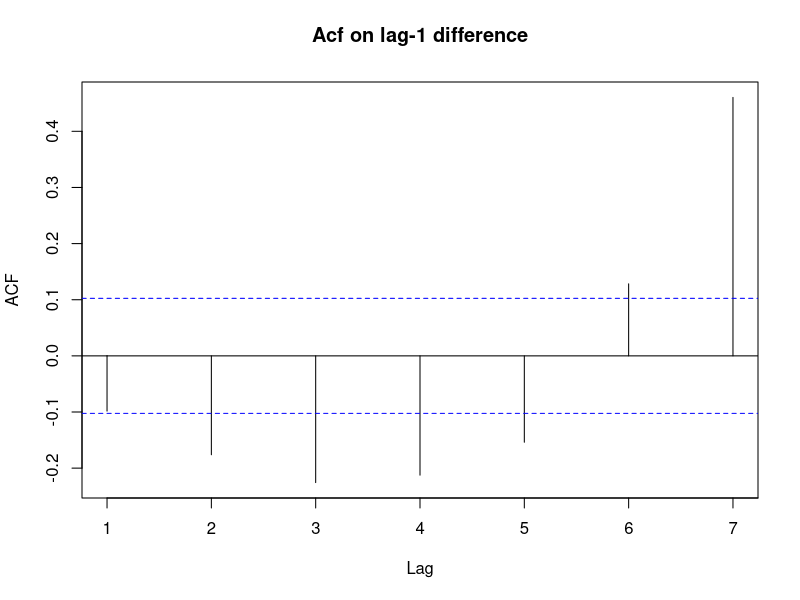

Write R code to recreate this figure. (Note: this script raises an error after producing the figure.)
library(forecast)
library(knitr)


#load the data frame
issues.csv = read.csv('issues/apache_spark.csv')
issues.csv$date = as.POSIXlt(as.Date(issues.csv$date,format='%m/%d/%Y'))

to_date = issues.csv$date[length(issues.csv$date)]
from_date = to_date
from_date$year = from_date$year - 1

issues.csv = subset(issues.csv, date <= to_date & date >= from_date)
str(issues.csv)


#loading issues into a ts object
issues.ts = ts(issues.csv$number_of_issues, frequency = 7)


# check whether the series is random walk
diff.ts = diff(issues.ts, lag = 1)
Acf(diff.ts, lag.max = 7, main = 'Acf on lag-1 difference')


# forecast functions
n.sample = 14
n.valid = 21

separate.train.test = function(timeseries, n.valid) {
  time = time(timeseries)
  n.train = length(timeseries) - n.valid
  results = list()
  results$train.ts = window(timeseries, start = time[1],
                            end = time[n.train])
  results$valid.ts = window(timeseries, start = time[n.train + 1],
                            end = time[n.train + n.valid])
  return(results)
}

time = time(issues.ts)
all.issues = sapply(0:(n.sample - 1), function(i) return(
  separate.train.test(window(issues.ts, start = time[1],
                             end = time[length(issues.ts) - i]), n.valid
)))

mean.all.accuracy <- function(all.forecast) {
  Reduce("+", all.forecast['summary',])/length(all.forecast['summary',])
}

plot.all.residuals <- function(all.forecast, plot.title) {
  plot(1, bty = 'l', main = plot.title, xlim = c(25, 53.3), ylim = c(-50, 50),
       xlab = 'Week', ylab = 'Errors')
  sapply(1:n.sample, function(i) lines(all.forecast['train', i]$train - all.forecast['fitted', i]$fitted))
  sapply(1:n.sample, function(i) lines(all.forecast['residual',i]$residual, lwd = 2, col = 'blue'))
  return(NULL)
}

plot.all.pred = function(all.forecast, plot.title) {
  plot(issues.ts, main = plot.title, bty = 'l', ylab = 'Number of Issues',
       xlab = 'Week')
  if (class(all.forecast['pred', 1]$pred) == 'forecast') {
    sapply(1:n.sample, function(i) lines(
      all.forecast['pred', i]$pred$mean, lwd = 2, col = 'blue'))
  } else {
    sapply(1:n.sample, function(i) lines(all.forecast['pred', i]$pred,
                                         lwd = 2, col = 'blue'))
  }
  return(NULL)
}

hist.all.residuals = function(all.forecast, plot.title) {
  residuals = sapply(1:n.sample, function(i) as.numeric(
    all.forecast['residual', i]$residual))
  boxplot(residuals)
  hist(residuals, main = plot.title)
  quantile(residuals, c(0.975, 0.95, 0.05, 0.025))
}

plot(train.issues.ts, main = 'Apache Spark', bty = 'l', ylab = 'Number of Issues', xlab = 'Week',
     xlim = c(0, 54))
lines(valid.issues.ts, lwd = 2, col = 'blue')


# Naive Forecast
## Naive
naive.forecast = function(sample) {
  results = list()
  results$valid = sample$valid.ts
  results$train = sample$train.ts
  results$pred = naive(sample$train.ts, h = n.valid)
  results$fitted = results$pred$fitted
  results$residual = sample$valid.ts - results$pred$mean
  results$summary = accuracy(results$pred, sample$valid.ts)
  
  return(results)
}

all.naive.forecast = sapply(1:n.sample, function(i) return(
  naive.forecast(all.issues[, i])
))

kable(mean.all.accuracy(all.naive.forecast))
plot.all.pred(all.naive.forecast, 'Apache Spark (Naive Forecast)')
plot.all.residuals(all.naive.forecast, 'Apache Spark (Naive Forecast Residuals)')
hist.all.residuals(all.naive.forecast, 'Apache Spark (Naive Forecast Residuals)')


#train.issues.naive.pred <- naive(train.issues.ts, h = n.valid, level = 0)
#plot(train.issues.naive.pred, main = 'Spark (Naive Forecast)', bty = 'l',
#     ylab = 'Number of Issues')
#lines(train.issues.naive.pred$fitted, lwd = 2, col = 'blue')
#lines(valid.issues.ts)

#plot(train.issues.ts - train.issues.naive.pred$fitted, main = 'Naive Forecast Errors Plot',
#     bty = 'l', xlab = 'Week', ylab = 'Errors', xlim = c(0, 54))
#lines(valid.issues.ts - train.issues.naive.pred$mean, lwd = 2, col = 'blue')
#kable(accuracy(train.issues.naive.pred, valid.issues.ts))
#hist(valid.issues.ts - train.issues.naive.pred$mean)


## Seasonal Naive
snaive.forecast <- function(sample) {
  results = list()
  results$train = sample$train.ts
  results$valid <- sample$valid.ts
  results$pred <- snaive(sample$train.ts, h = n.valid)
  results$fitted <- results$pred$fitted
  results$residual <- sample$valid.ts - results$pred$mean
  results$summary <- accuracy(results$pred, sample$valid.ts)
  return(results)
}

all.snaive.forecast <- sapply(1:n.sample, function(i) return(
  snaive.forecast(all.issues[, i])))

kable(mean.all.accuracy(all.snaive.forecast))
plot.all.pred(all.snaive.forecast, 'Apache Spark (Seasonal Naive Forecast)')
plot.all.residuals(all.snaive.forecast, 'Apache Spark (Seasonal Naive Forecast Residuals)')
hist.all.residuals(all.snaive.forecast, 'Apache Spark (Seasonal Naive Forecast Residuals)')


# train.issues.snaive.pred <- snaive(train.issues.ts, h = n.valid, level = 0)
# plot(train.issues.snaive.pred, main = 'Spark (Seasonal Naive Forecast)', bty = 'l',
#      ylab = 'Number of Issues')
# lines(train.issues.snaive.pred$fitted, lwd = 2, col = 'blue')
# lines(valid.issues.ts)

# plot(train.issues.ts - train.issues.snaive.pred$fitted,
#      main = 'Seasonal Naive Forecast Errors Plot', bty = 'l', xlab = 'Week', ylab = 'Errors',
#      xlim = c(0, 54))
# lines(valid.issues.ts - train.issues.snaive.pred$mean, lwd = 2, col = 'blue')
# kable(accuracy(train.issues.snaive.pred, valid.issues.ts))
# hist(valid.issues.ts - train.issues.snaive.pred$mean)


# Smoothing
## Deseasonalize series + Moving Average
ma.forecast <- function(sample) {
  train.issues.d7 <- diff(sample$train.ts, lag = 7)
  
  ma.trailing <- rollmean(train.issues.d7, k = 7, align = "right")
  last.ma <- tail(ma.trailing, 1)
  ma.trailing.pred <- ts(c(ma.trailing, rep(last.ma, n.valid)),
                         start=c(3, 1), frequency = 7)
  
  ma.pred.d7 <- train.issues.d7
  ma.pred <- sample$train.ts
  
  for(i in 1:(n.valid/7)) {
    ma.pred <- ma.trailing.pred + lag(ma.pred,k = -7)
  }
  
  results = list()
  results$valid <- sample$valid.ts
  
  results$pred <- ma.pred
  results$residual <- sample$valid.ts - results$pred
  results$summary <- accuracy(results$pred, sample$valid.ts)
  
  return(results)
}

all.ma.forecast <- sapply(1:n.sample, function(i) return(ma.forecast(all.issues[,i])))

kable(mean.all.accuracy(all.ma.forecast))
plot.all.pred(all.ma.forecast, 'Apache Spark (Moving Average)')
plot.all.residuals(all.ma.forecast, 'Apache Spark (Moving Average Residuals)')
hist.all.residuals(all.ma.forecast, 'Apache Spark (Moving Average Residuals)')


diff7 = diff(issues.ts, lag = 7)
nValid.ma = 21
nTrain.ma = length(diff7) - nValid.ma
time.diff = time(diff7)
train.ts.ma = window(diff7, start = time.diff[1], end = time.diff[nTrain.ma])
valid.ts.ma = window(diff7, start = time.diff[nTrain.ma + 1],
                     end = time.diff[nTrain.ma + nValid.ma])

# plot(diff7, ylab = 'Lag-7', main = 'Deseasonalized series (Spark)', bty = 'l')
#
# ## Moving Average
# library(zoo)
ma.trailing = rollmean(train.ts.ma, k = 7, align = 'right')
#
undiff = rep(0, length(ma.trailing))
for(j in 1:length(ma.trailing)){
  undiff[j] = ma.trailing[j] + issues.ts[j + 6]
}
undiff.ts = ts(undiff, start = time.diff[1], freq = 7)
#
# plot(issues.ts, main = 'Spark (Moving Average)', bty = 'l', ylab = 'Number of Issues')
# lines(undiff.ts, lwd = 2, col = 'blue')
#
last.ma = tail(undiff.ts, 1)
undiff.ts.pred = ts(rep(last.ma, 21), start = time.diff[nTrain.ma + 1], freq = 7)
# lines(undiff.ts.pred, lwd = 2, lty = 2, col = 'orange')
#
# plot(train.issues.ts[14:346] - undiff.ts, main = 'Moving Average Forecast Errors',
#      ylab = 'Errors', xlab = 'Week', xlim = c(0, 54), bty = 'l')
# lines(valid.issues.ts - undiff.ts.pred, lwd = 2, col = 'blue')

# rmse = function(act, est) { return(sqrt(mean((act - est) ^ 2))) }
# rmse(act = train.issues.ts[14:346], est = undiff.ts)
# rmse(act = valid.issues.ts, est = undiff.ts.pred)
#
# mape = function(act, est) { return(mean(abs(act - est) / act * 100)) }
# mape(act = train.issues.ts[14:346], est = undiff.ts)
# mape(act = valid.issues.ts, est = undiff.ts.pred)


## Exponential Smoothing
hw.forecast <- function(sample) {
  results = list()
  results$valid <- sample$valid.ts
  results$model <- ets(sample$train.ts, model = "ZZZ", allow.multiplicative.trend = TRUE,
                       restrict = FALSE)
  results$pred <- forecast(results$model, h = n.valid)
  results$residual <- sample$valid.ts - results$pred$mean
  results$summary <- accuracy(results$pred, sample$valid.ts)
  
  return(results)
}

all.hw.forecast <- sapply(1:n.sample, function(i) return(hw.forecast(all.issues[,i])))

kable(mean.all.accuracy(all.hw.forecast))
plot.all.pred(all.ma.forecast, 'Apache Spark (Holt Winter)')
plot.all.residuals(all.ma.forecast, 'Apache Spark (Holt Winter Residuals)')
hist.all.residuals(all.ma.forecast, 'Apache Spark (Holt Winter Residuals)')


# ets = ets(train.issues.ts, model = 'ZZZ', restrict = FALSE, allow.multiplicative.trend = TRUE)
# summary(ets)
# ets.pred = forecast(ets, h = n.valid, level = 0)
# 
# plot(ets.pred, main = 'Spark (Exponential Smoothing MNM)', bty = 'l', ylab = 'Number of Issues')
# lines(ets.pred$fitted, lwd = 2, col = 'blue')
# lines(valid.issues.ts)
# 
# plot(train.issues.ts - ets.pred$fitted, main = 'Exponential Smoothing (MNM) Errors Plot',
#      bty = 'l', xlab = 'Week', ylab = 'Errors', xlim = c(0, 54))
# lines(valid.issues.ts - ets.pred$mean, lwd = 2, col = 'blue')
# kable(accuracy(ets.pred, valid.issues.ts))


# Linear Regression
## additive seasonality
regr.add.forecast <- function(sample) {
  results = list()
  results$train = sample$train.ts
  results$valid <- sample$valid.ts
  results$model <- tslm(sample$train.ts ~ season)
  results$pred <- forecast(results$model, h=n.valid)
  results$fitted = results$pred$fitted
  results$residual <- sample$valid.ts - results$pred$mean
  results$summary <- accuracy(results$pred, sample$valid.ts)
  
  return(results)
}

all.regr.add.forecast <- sapply(1:n.sample, function(i) return(
  regr.add.forecast(all.issues[, i])))

kable(mean.all.accuracy(all.regr.add.forecast))
plot.all.pred(all.regr.add.forecast,
              'Apache Spark (Linear Regression Additive Seasonality)')
plot.all.residuals(all.regr.add.forecast,
                   'Apache Spark (Linear Regression Additive Seasonality: Residuals)')
hist.all.residuals(all.regr.add.forecast,
                   'Apache Spark (Linear Regression Additive Seasonality: Residuals)')


# train.issues.lm.additive.seasonality = tslm(train.issues.ts ~ season)
# train.issues.lm.additive.seasonality.pred = forecast(train.issues.lm.additive.seasonality,
#                                                      h = n.valid, level = 0)
# plot(train.issues.lm.additive.seasonality.pred,
#      main = 'Spark (Linear Regression Additive Seasonality)', bty = 'l',
#      ylab = 'Number of Issues')
# lines(train.issues.lm.additive.seasonality.pred$fitted, lwd = 2, col = 'blue')
# lines(valid.issues.ts)
# 
# plot(train.issues.ts - train.issues.lm.additive.seasonality.pred$fitted,
#      main = 'Linear Regression Additive Seasonality Errors Plot', bty = 'l', xlab = 'Week',
#      ylab = 'Errors', xlim = c(0, 54))
# lines(valid.issues.ts - train.issues.lm.additive.seasonality.pred$mean, lwd = 2, col = 'blue')
# kable(accuracy(train.issues.lm.additive.seasonality.pred, valid.issues.ts))
# summary(train.issues.lm.additive.seasonality)

## multiplicative seasonality
# regr.mult.forecast <- function(sample) {
#   results = list()
#   results$valid <- sample$valid.ts
#   results$model <- tslm(sample$train.ts ~ season, lambda = 0)
#   results$pred <- forecast(results$model, h = n.valid)
#   results$residual <- sample$valid.ts - results$pred$mean
#   results$summary <- accuracy(results$pred, sample$valid.ts)
#   
#   return(results)
# }
# 
# all.regr.mult.forecast <- sapply(1:n.sample, function(i) return(
#   regr.mult.forecast(all.issues[, i])))
# 
# kable(mean.all.accuracy(all.regr.mult.forecast))
# plot.all.pred(all.regr.mult.forecast,
#               'Apache Spark (Linear Regression Multiplicative Seasonality)')
# plot.all.residuals(all.regr.mult.forecast,
#                    'Apache Spark (Linear Regression Multiplicative Seasonality)')
# hist.all.residuals(all.regr.mult.forecast,
#                    'Apache Spark (Linear Regression Multiplicative Seasonality)')


# train.issues.lm.multiplicative.seasonality = tslm(train.issues.ts ~ season, lambda = 0)
# train.issues.lm.multiplicative.seasonality.pred = forecast(
#   train.issues.lm.multiplicative.seasonality, h = n.valid, level = 0)
# plot(train.issues.lm.multiplicative.seasonality.pred,
#      main = 'Spark (Linear Regression Multiplicative Seasonality)', bty = 'l',
#      ylab = 'Number of Issues')
# lines(train.issues.lm.multiplicative.seasonality.pred$fitted, lwd = 2, col = 'blue')
# lines(valid.issues.ts)
# 
# plot(train.issues.ts - train.issues.lm.multiplicative.seasonality.pred$fitted,
#      main = 'Linear Regression Multiplicative Seasonality Errors Plot', bty = 'l', xlab = 'Week',
#      ylab = 'Errors', xlim = c(0, 54))
# lines(valid.issues.ts - train.issues.lm.multiplicative.seasonality.pred$mean, lwd = 2,
#       col = 'blue')
# kable(accuracy(train.issues.lm.multiplicative.seasonality.pred, valid.issues.ts))


# Autocorrelation of exponential smoothing residual series
Acf(train.issues.ts - ets.pred$fitted, lag.max = 7,
    main = 'Autocorrelation on exponential smoothing residual series')


# AR(7) model from exponential smoothing residual series
train.res.arima = Arima(train.issues.ts - ets.pred$fitted, order = c(7, 0, 0))
train.res.arima.pred = forecast(train.res.arima, h = n.valid, level = 0)

plot(train.res.arima.pred, ylab = 'Residuals', xlab = 'Week', bty = 'l', flty = 2, main = '')
lines(train.res.arima.pred$fitted, lwd = 2, col = 'blue')
lines(valid.issues.ts - ets.pred$mean)

plot(issues.ts, main = 'Spark (AR(7))', bty = 'l', ylab = 'Number of Issues', xlim = c(0, 54))
lines(ets.pred$fitted + train.res.arima.pred$fitted, lwd = 2, col = 'blue')
lines(ets.pred$mean + train.res.arima.pred$mean, lwd = 2, lty = 2, col = 'blue')

plot(train.issues.ts - (ets.pred$fitted + train.res.arima.pred$fitted), xlim = c(0, 54),
     main = 'AR(7) Forecast Errors Plot', bty = 'l', ylab = 'Errors')
lines(valid.issues.ts - (ets.pred$mean + train.res.arima.pred$mean), col = 'blue', lwd = 2)

rmse(act = train.issues.ts,
     est = ets.pred$fitted + train.res.arima.pred$fitted)
rmse(act = valid.issues.ts, est = ets.pred$mean + train.res.arima.pred$mean)

mape(act = train.issues.ts,
     est = ets.pred$fitted + train.res.arima.pred$fitted)
mape(act = valid.issues.ts, est = ets.pred$mean + train.res.arima.pred$mean)

Acf(train.issues.ts - (ets.pred$fitted + train.res.arima.pred$fitted), lag.max = 7,
    main = 'Autocorrelations of residuals-of-residuals series')


# external info
xTrain = data.frame(isCommit = issues.csv$is_commit[1:n.train])
xTest = data.frame(isCommit = issues.csv$is_commit[(n.train + 1):(n.train + n.valid)])
stlm.reg.fit = stlm(train.issues.ts, s.window = 'periodic', xreg = xTrain, method = 'arima')
stlm.reg.fit$model
stlm.reg.pred = forecast(stlm.reg.fit, xreg = xTest, h = n.valid, level = 0)

plot(stlm.reg.pred, ylab = 'Number of Issues', xlab = 'Week', bty = 'l')
lines(stlm.reg.pred$fitted, col = 'blue', lwd = 2)
lines(valid.issues.ts)

plot(train.issues.ts - stlm.reg.pred$fitted, main = 'External Info Errors Plot', bty = 'l',
     ylab = 'Errors', xlab = 'Week', xlim = c(0, 54))
lines(valid.issues.ts - stlm.reg.pred$mean, col = 'blue', lwd = 2)
kable(accuracy(stlm.reg.pred, valid.issues.ts))


# commits.csv <- read.csv("commits/apache_spark.csv")
# commits.csv$date = as.POSIXlt(as.Date(commits.csv$date,format='%m/%d/%Y'))
# commits.csv <- subset(commits.csv, date <= to_date & date >= from_date)

